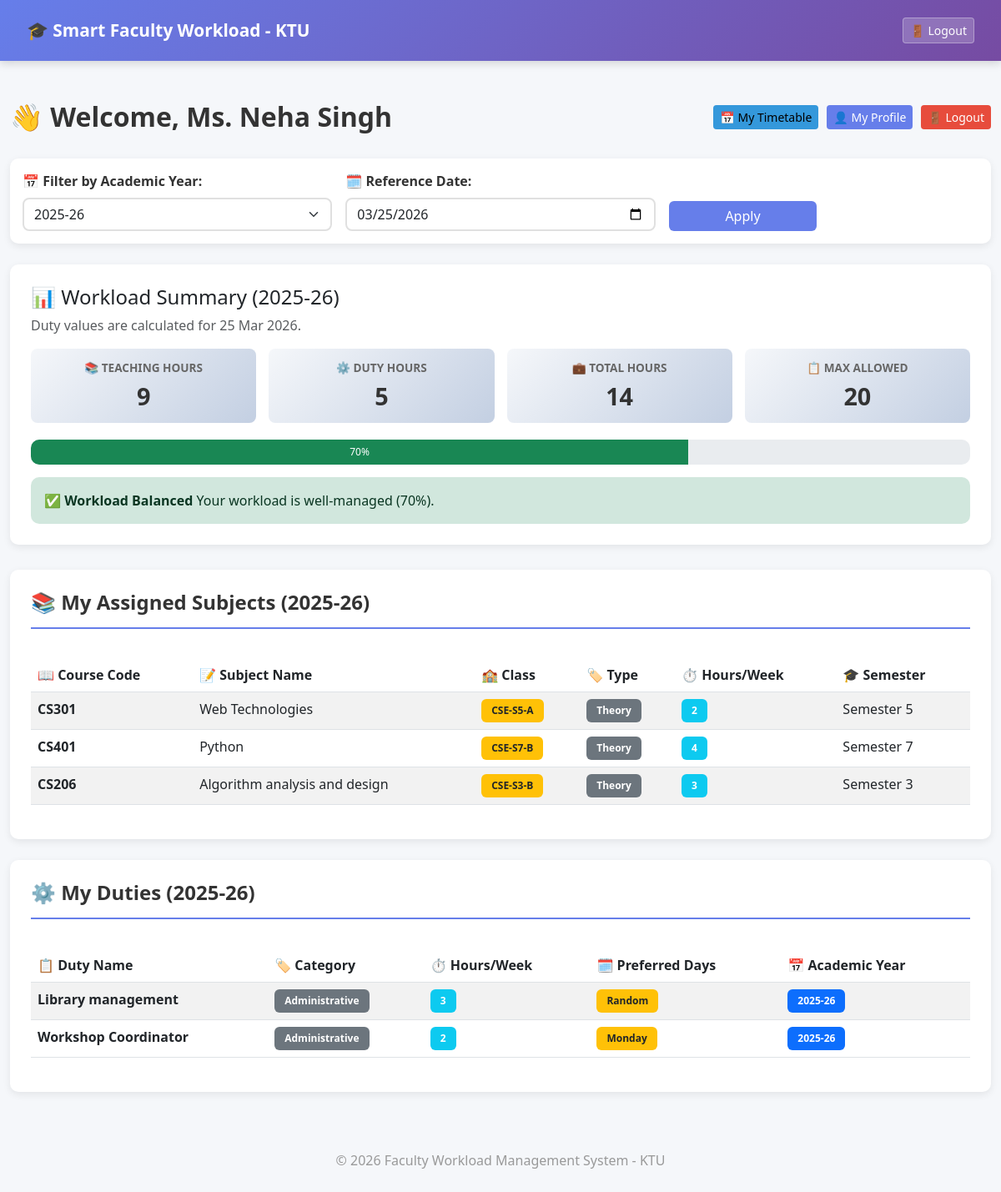
Page /dashboard (signed in) on the earlier database version.
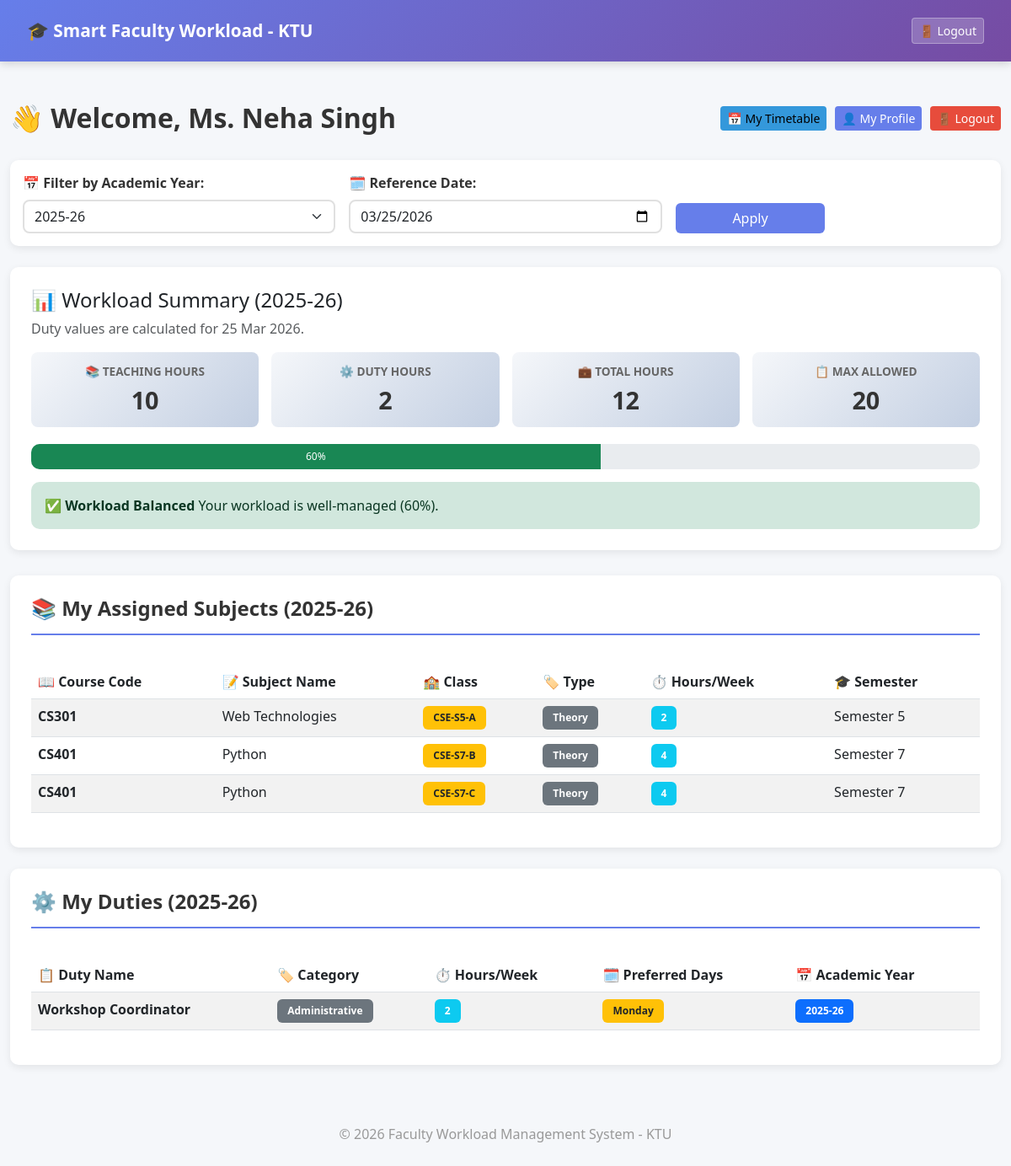
Same page on the later database version.
### app/models.py (models this page shows, shortened)
class Assignment(db.Model):
    __table_args__ = (
        db.UniqueConstraint(
            'faculty_id',
            'subject_id',
            'class_id',
            'academic_year',
            name='unique_faculty_subject_class_year'
        ),
    )
    id = db.Column(db.Integer, primary_key=True)
    faculty_id = db.Column(db.Integer, db.ForeignKey('faculty.id'), nullable=False)
    subject_id = db.Column(db.Integer, db.ForeignKey('subject.id'), nullable=False)
    class_id = db.Column(db.Integer, db.ForeignKey('class.id'), nullable=True)
    class_division = db.Column(db.String(20), nullable=True)  # Legacy compatibility for older rows
    semester = db.Column(db.Integer, nullable=False)  # Inherited from subject but stored for reference
    academic_year = db.Column(db.String(20), nullable=False)  # e.g., "2025-26"
    assigned_date = db.Column(db.DateTime, default=datetime.utcnow)
    class_obj = db.relationship('Class', backref='assignments')
    @property
    def class_name(self):
        if self.class_obj:
            return self.class_obj.class_name
        return self.class_division or "Unassigned Class"

class Subject(db.Model):
    id = db.Column(db.Integer, primary_key=True)
    course_code = db.Column(db.String(20), nullable=False)
    subject_name = db.Column(db.String(150), nullable=False)
    subject_type = db.Column(db.String(20), nullable=False)  # 'Theory' or 'Lab'
    is_lab = db.Column(db.Boolean, default=False)  # Flag for lab subjects
    hours_per_week = db.Column(db.Integer, nullable=False)  # Theory: varies, Lab: typically 3 hours continuous
    semester = db.Column(db.Integer, nullable=False)  # Semester number (1-8)
    created_at = db.Column(db.DateTime, default=datetime.utcnow)
    assignments = db.relationship(
        'Assignment',
        backref='subject',
        lazy=True,
        cascade="all, delete-orphan"
    )

class Class(db.Model):
    __tablename__ = 'class'
    id = db.Column(db.Integer, primary_key=True)
    class_name = db.Column(db.String(50), nullable=False, unique=True)  # e.g., "S3-A", "S5-B"
    semester = db.Column(db.Integer, nullable=False)  # 1-8
    department = db.Column(db.String(100), nullable=False)  # e.g., "Computer Science"
    created_at = db.Column(db.DateTime, default=datetime.utcnow)
    timetables = db.relationship(
        'Timetable',
        backref='class_obj',
        lazy=True,
        cascade="all, delete-orphan"
    )

class AdditionalDuty(db.Model):
    __table_args__ = (
        db.UniqueConstraint(
            'faculty_id',
            'duty_name',
            'start_date',
            name='unique_faculty_duty_period'
        ),
    )
    id = db.Column(db.Integer, primary_key=True)
    faculty_id = db.Column(db.Integer, db.ForeignKey('faculty.id'), nullable=True)  # Allow unassigned
    duty_name = db.Column(db.String(150), nullable=False)  # e.g., "HOD", "Placement Officer", "Exam Cell Duty"
    category = db.Column(db.String(50), nullable=False)  # 'Leadership' (HOD/Placement Officer), 'Exam', 'Administrative', 'Research'
    duration_type = db.Column(db.String(20), nullable=False)  # 'Yearly' or 'Weekly' or 'Custom'
    hours = db.Column(db.Integer, nullable=False)  # Hours per week
    duty_day = db.Column(db.String(20), nullable=True)  # Monday-Friday
    start_date = db.Column(db.Date, nullable=False)  # When duty starts
    end_date = db.Column(db.Date, nullable=False)  # When duty ends
    academic_year = db.Column(db.String(20), nullable=False)  # e.g., "2025-26"
    created_at = db.Column(db.DateTime, default=datetime.utcnow)
    @property
    def preferred_days_list(self):
        if not self.duty_day:
            return []
        return [day.strip() for day in self.duty_day.split(',') if day.strip()]
    @property
    def preferred_days_display(self):
        days = self.preferred_days_list
        return ", ".join(days) if days else "Random"
    def is_active(self, reference_date=None):
        target_date = reference_date or datetime.utcnow().date()
        return self.start_date <= target_date <= self.end_date

### app/routes.py (the view)
@main.route('/dashboard')
@login_required
def dashboard():
    selected_year = request.args.get('academic_year', None)
    reference_date = get_reference_date()
    if current_user.role == "admin":
        total_load = current_user.calculate_total_workload(reference_date)
        assignments = current_user.assignments
        total_faculty = Faculty.query.count()
        total_subjects = Subject.query.count()
        total_assignments = Assignment.query.count()
        total_duties = AdditionalDuty.query.count()
        assigned_duty_count = AdditionalDuty.query.filter(AdditionalDuty.faculty_id.isnot(None)).count()
        overloaded_faculty = []
        for faculty in Faculty.query.all():
            total_workload = faculty.calculate_total_workload(reference_date)
            if total_workload > faculty.max_workload:
                overloaded_faculty.append({
                    'id': faculty.id,
                    'name': faculty.name,
                    'total_workload': total_workload,
                    'max_workload': faculty.max_workload
                })
        overloaded_faculty_names = ",".join(item['name'] for item in overloaded_faculty)
        return render_template(
            "dashboard.html",
            reference_date=reference_date,
            total_load=total_load,
            assignments=assignments,
            total_faculty=total_faculty,
            total_subjects=total_subjects,
            total_assignments=total_assignments,
            total_duties=total_duties,
            assigned_duty_count=assigned_duty_count,
            overloaded_faculty=overloaded_faculty,
            overloaded_faculty_names=overloaded_faculty_names
        )
    else:
        assignment_years = [a.academic_year for a in current_user.assignments]
        duty_years = [d.academic_year for d in current_user.duties if d.faculty_id == current_user.id]
        all_years = sorted(list(set(assignment_years + duty_years)), reverse=True)
        if not selected_year and all_years:
            selected_year = all_years[0]
        if selected_year:
            filtered_assignments = [a for a in current_user.assignments if a.academic_year == selected_year]
            filtered_duties = [
                d for d in current_user.duties
                if d.faculty_id == current_user.id and d.academic_year == selected_year and d.is_active(reference_date)
            ]
        else:
            filtered_assignments = current_user.assignments
            filtered_duties = [
                d for d in current_user.duties
                if d.faculty_id == current_user.id and d.is_active(reference_date)
            ]
        teaching_hours = sum([a.subject.hours_per_week for a in filtered_assignments])
        duty_hours = sum([d.hours for d in filtered_duties])
        total_workload = teaching_hours + duty_hours
        workload_percentage = (total_workload / current_user.max_workload * 100) if current_user.max_workload > 0 else 0
        return render_template(
            "faculty_dashboard.html",
            reference_date=reference_date,
            selected_year=selected_year,
            all_years=all_years,
            assignments=filtered_assignments,
            duties=filtered_duties,
            teaching_hours=teaching_hours,
            duty_hours=duty_hours,
            total_workload=total_workload,
            workload_percentage=workload_percentage
        )

### app/__init__.py (called while the page is built)
def create_app():
    app = Flask(__name__)
    app.config.from_object(Config)
    db.init_app(app)
    login_manager.init_app(app)
    from app.routes import main
    app.register_blueprint(main)
    from app.models import Faculty
    @login_manager.user_loader
    def load_user(user_id):
        return Faculty.query.get(int(user_id))
    return app

### app/routes.py (called while the page is built)
def get_reference_date():
    requested_date = request.args.get('reference_date')
    try:
        return datetime.strptime(requested_date, '%Y-%m-%d').date() if requested_date else datetime.utcnow().date()
    except ValueError:
        return datetime.utcnow().date()

### app/templates/faculty_dashboard.html (shortened to what the changed rows need)
{% extends "base.html" %}
{% block content %}
<div class="page-header">
    <h2>👋 Welcome, {{ current_user.name }}</h2>
</div>
<div class="workload-section">
    <h4>📊 Workload Summary
        {% if selected_year %}
        ({{ selected_year }})
        {% endif %}
    </h4>
    <p class="text-muted mb-3">Duty values are calculated for {{ reference_date.strftime('%d %b %Y') }}.</p>
    <div class="workload-grid">
        <div class="workload-item">
            <h6>📚 Teaching Hours</h6>
            <h3>{{ teaching_hours }}</h3>
        </div>
        <div class="workload-item">
            <h6>⚙️ Duty Hours</h6>
            <h3>{{ duty_hours }}</h3>
        </div>
        <div class="workload-item">
            <h6>💼 Total Hours</h6>
            <h3>{{ total_workload }}</h3>
        </div>
        <div class="workload-item">
        </div>
    </div>
    <div>
        <div class="progress" style="height: 30px; border-radius: 10px;">
            {% if workload_percentage > 100 %}
                <div class="progress-bar bg-danger" role="progressbar" style="width: 100%;" aria-valuenow="100" aria-valuemin="0" aria-valuemax="100">
                    {{ "%.0f"|format(workload_percentage) }}% (Overloaded)
                </div>
            {% elif workload_percentage > 70 %}
                <div class="progress-bar bg-warning" role="progressbar" style="width: {{ workload_percentage }}%;" aria-valuenow="{{ workload_percentage }}" aria-valuemin="0" aria-valuemax="100">
                    {{ "%.0f"|format(workload_percentage) }}%
                </div>
            {% else %}
                <div class="progress-bar bg-success" role="progressbar" style="width: {{ workload_percentage }}%;" aria-valuenow="{{ workload_percentage }}" aria-valuemin="0" aria-valuemax="100">
                    {{ "%.0f"|format(workload_percentage) }}%
                </div>
            {% endif %}
        </div>
    </div>
    <div style="margin-top: 15px;">
        {% if total_workload > current_user.max_workload %}
            <div class="alert alert-danger mb-0">
                ⚠️ <strong>Workload Overloaded!</strong> Your total workload ({{ total_workload }} hrs) exceeds your maximum allowed ({{ current_user.max_workload }} hrs).
            </div>
        {% elif workload_percentage > 70 %}
            <div class="alert alert-warning mb-0">
                ⚠️ <strong>High Workload</strong> Your workload is approaching the maximum limit ({{ "%.0f"|format(workload_percentage) }}%).
            </div>
        {% else %}
            <div class="alert alert-success mb-0">
                ✅ <strong>Workload Balanced</strong> Your workload is well-managed ({{ "%.0f"|format(workload_percentage) }}%).
            </div>
        {% endif %}
    </div>
</div>
{% if assignments %}
<div class="data-section">
    <h4>📚 My Assigned Subjects
        {% if selected_year %}
        ({{ selected_year }})
        {% endif %}
    </h4>
    <div class="table-responsive">
        <table class="table table-striped table-hover">
            <thead>
                <tr>
                    <th>📖 Course Code</th>
                    <th>📝 Subject Name</th>
                    <th>🏫 Class</th>
                    <th>🏷️ Type</th>
                    <th>⏱️ Hours/Week</th>
                    <th>🎓 Semester</th>
                </tr>
            </thead>
            <tbody>
                {% for assignment in assignments %}
                <tr>
                    <td><strong>{{ assignment.subject.course_code }}</strong></td>
                    <td>{{ assignment.subject.subject_name }}</td>
                    <td><span class="badge bg-warning text-dark">{{ assignment.class_name }}</span></td>
                    <td><span class="badge bg-secondary">{{ assignment.subject.subject_type }}</span></td>
                    <td><span class="badge bg-info">{{ assignment.subject.hours_per_week }}</span></td>
                    <td>
                        {% if assignment.subject.semester %}
                            Semester {{ assignment.subject.semester }}
                        {% else %}
                            -
                        {% endif %}
                    </td>
                </tr>
                {% endfor %}
            </tbody>
        </table>
    </div>
</div>
{% endif %}
{% if duties %}
<div class="data-section">
    <h4>⚙️ My Duties
        {% if selected_year %}
        ({{ selected_year }})
        {% endif %}
    </h4>
    <div class="table-responsive">
        <table class="table table-striped table-hover">
            <thead>
                <tr>
                    <th>📋 Duty Name</th>
                    <th>🏷️ Category</th>
                    <th>⏱️ Hours/Week</th>
                    <th>🗓️ Preferred Days</th>
                    <th>📅 Academic Year</th>
                </tr>
            </thead>
            <tbody>
                {% for duty in duties %}
                <tr>
                    <td><strong>{{ duty.duty_name }}</strong></td>
                    <td><span class="badge bg-secondary">{{ duty.category }}</span></td>
                    <td><span class="badge bg-info">{{ duty.hours }}</span></td>
                    <td><span class="badge bg-warning text-dark">{{ duty.preferred_days_display }}</span></td>
                    <td><span class="badge bg-primary">{{ duty.academic_year }}</span></td>
                </tr>
                {% endfor %}
            </tbody>
        </table>
    </div>
</div>
{% endif %}
{% endblock %}

Differences in the rows shown:
removed Assignment: subject.course_code "CS206", subject.subject_name "Algorithm analysis and design", class_name "CSE-S3-B", subject.subject_type "Theory", subject.hours_per_week "3", subject.semester "3"
removed AdditionalDuty: duty_name "Library management", category "Administrative", hours "3", preferred_days_display "Random", academic_year "2025-26"
now on this page (row edited): Assignment: strftime "25 Mar 2026", subject.course_code "CS401", subject.subject_name "Python", class_name "CSE-S7-C", subject.subject_type "Theory", subject.hours_per_week "4", subject.semester "7"
Other differences:
{{ teaching_hours }}: "9" → "10"
{{ duty_hours }}: "5" → "2"
{{ total_workload }}: "14" → "12"
{{ workload_percentage }}: 70.0 → 60.0 (drawn)
{{ "%.0f"|format(workload_percentage) }}: "70" → "60"
{{ reference_date.strftime('%d %b %Y') }}: "25 Mar 2026" → (not shown)
